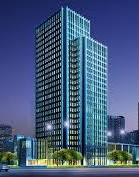
#> input picture day3/image1.jpg, 139 x 177 px, found by its file name
$ python p8.py
#> lines starting #> are read from the running program, lines starting #| are printed output that depends on the picture
import cv2
import matplotlib.pyplot as plt
img=cv2.imread("image1.jpg")
#> img is the input picture: shape (177, 139, 3); mean B, G, R 124.2, 90.3, 69.4
gray=cv2.cvtColor(img,cv2.COLOR_RGB2GRAY)
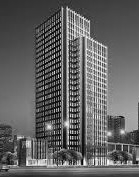
#> gray: shape (177, 139); min 2, max 254, mean 98
sift=cv2.SIFT_create()
kp,des=sift.detectAndCompute(gray,None)
#> kp = 199 keypoints; strongest (x, y, size): (49, 127, 4.1), (68, 66, 1.8), (68, 44, 1.9), (68, 61, 1.9)
sift_img=cv2.drawKeypoints(gray,kp,None)
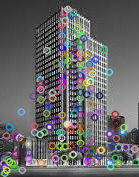
#> sift_img: shape (177, 139, 3); mean of channels 0, 1, 2 102.6, 101.8, 102.6; drawn as B, G, R
hog=cv2.HOGDescriptor()
h=hog.compute(gray)
plt.subplot(1,2,1),plt.imshow(sift_img),plt.title("SIFT Features")
plt.axis("off")
plt.subplot(1,2,1),plt.plot(h[:100])
plt.title("HOG Features(first 100)")
plt.show()
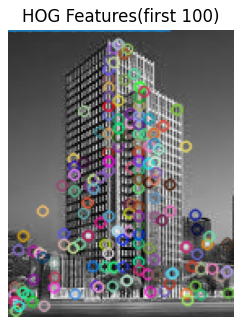
#> figure drawn by matplotlib, 1 panel

$ run again, with day3/image2.jpg copied over day3/image1.jpg
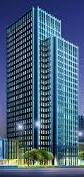
#> input picture day3/image2.jpg, 84 x 177 px, found by its file name
#> img is the input picture: shape (177, 84, 3); mean B, G, R 120.1, 95.2, 68.9
#> `gray=cv2.cvtColor(img,cv2.COLOR_RGB2GRAY)`:
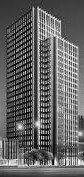
#> gray: shape (177, 84); min 2, max 251, mean 99.7
#> kp = 145 keypoints; strongest (x, y, size): (20, 127, 4.1), (38, 83, 1.8), (39, 44, 1.9), (39, 66, 1.9)
#> `plt.show()`:
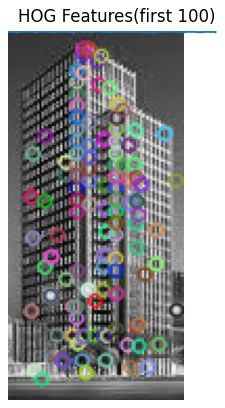
#> figure drawn by matplotlib, 1 panel
